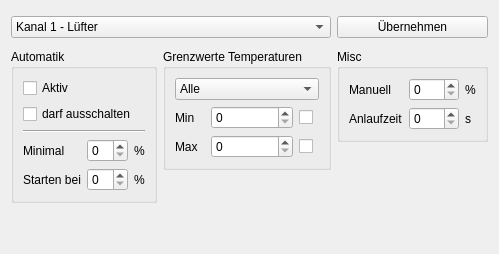
      <widget class="QWidget" name="tabKanal1">
       <attribute name="title">
        <string>Kanäle</string>
       </attribute>
       <layout class="QGridLayout" name="gridLayout_11">
        <item row="5" column="1">
         <spacer name="verticalSpacer_3">
          <property name="orientation">
           <enum>Qt::Vertical</enum>
          </property>
          <property name="sizeHint" stdset="0">
           <size>
            <width>20</width>
            <height>40</height>
           </size>
          </property>
         </spacer>
        </item>
        <item row="0" column="0" colspan="3">
         <spacer name="verticalSpacer_6">
          <property name="orientation">
           <enum>Qt::Vertical</enum>
          </property>
          <property name="sizeType">
           <enum>QSizePolicy::Fixed</enum>
          </property>
          <property name="sizeHint" stdset="0">
           <size>
            <width>5</width>
            <height>5</height>
           </size>
          </property>
         </spacer>
        </item>
        <item row="2" column="0" colspan="3">
         <spacer name="verticalSpacer_4">
          <property name="orientation">
           <enum>Qt::Vertical</enum>
          </property>
          <property name="sizeType">
           <enum>QSizePolicy::Fixed</enum>
          </property>
          <property name="sizeHint" stdset="0">
           <size>
            <width>20</width>
            <height>5</height>
           </size>
          </property>
         </spacer>
        </item>
        <item row="1" column="0" colspan="2">
         <widget class="QComboBox" name="kanalAktiv">
          <item>
           <property name="text">
            <string>Kanal 1 - Lüfter</string>
           </property>
          </item>
          <item>
           <property name="text">
            <string>Kanal 2 - Lüfter</string>
           </property>
          </item>
          <item>
           <property name="text">
            <string>Kanal 3 - Lüfter</string>
           </property>
          </item>
          <item>
           <property name="text">
            <string>Kanal 4 - Pumpe</string>
           </property>
          </item>
         </widget>
        </item>
        <item row="1" column="2">
         <widget class="QPushButton" name="kanalSpeichern">
          <property name="text">
           <string>Übernehmen</string>
          </property>
         </widget>
        </item>
        <item row="3" column="0">
         <widget class="QGroupBox" name="groupBox_8">
          <property name="title">
           <string>Automatik</string>
          </property>
          <layout class="QGridLayout" name="gridLayout_15">
           <item row="3" column="1">
            <widget class="QSpinBox" name="kanalAutoMinimal"/>
           </item>
           <item row="3" column="2">
            <widget class="QLabel" name="label_7">
             <property name="maximumSize">
              <size>
               <width>20</width>
               <height>16777215</height>
              </size>
             </property>
             <property name="text">
              <string>%</string>
             </property>
            </widget>
           </item>
           <item row="3" column="0">
            <widget class="QLabel" name="label_5">
             <property name="text">
              <string>Minimal</string>
             </property>
            </widget>
           </item>
           <item row="2" column="0" colspan="3">
            <widget class="Line" name="line">
             <property name="orientation">
              <enum>Qt::Horizontal</enum>
             </property>
            </widget>
           </item>
           <item row="1" column="0" colspan="3" alignment="Qt::AlignTop">
            <widget class="QCheckBox" name="kanalAutoCanStop">
             <property name="layoutDirection">
              <enum>Qt::LeftToRight</enum>
             </property>
             <property name="text">
              <string>darf ausschalten</string>
             </property>
            </widget>
           </item>
           <item row="0" column="0" colspan="3">
            <widget class="QCheckBox" name="kanalAutoOn">
             <property name="layoutDirection">
              <enum>Qt::LeftToRight</enum>
             </property>
             <property name="text">
              <string>Aktiv</string>
             </property>
            </widget>
           </item>
           <item row="4" column="0">
            <widget class="QLabel" name="label_6">
             <property name="text">
              <string>Starten bei</string>
             </property>
            </widget>
           </item>
           <item row="4" column="1">
            <widget class="QSpinBox" name="kanalAutoStart"/>
           </item>
           <item row="4" column="2">
            <widget class="QLabel" name="label_48">
             <property name="text">
              <string>%</string>
             </property>
            </widget>
           </item>
          </layout>
         </widget>
        </item>
        <item row="3" column="1" alignment="Qt::AlignTop">
         <widget class="QGroupBox" name="kanal1AutoBox">
          <property name="maximumSize">
           <size>
            <width>16777215</width>
            <height>16777215</height>
           </size>
          </property>
          <property name="title">
           <string>Grenzwerte Temperaturen</string>
          </property>
          <layout class="QGridLayout" name="gridLayout_14">
           <item row="2" column="0">
            <widget class="QLabel" name="label_2">
             <property name="minimumSize">
              <size>
               <width>20</width>
               <height>0</height>
              </size>
             </property>
             <property name="maximumSize">
              <size>
               <width>30</width>
               <height>16777215</height>
              </size>
             </property>
             <property name="text">
              <string>Max</string>
             </property>
            </widget>
           </item>
           <item row="2" column="3">
            <widget class="QCheckBox" name="KanalGrenzwertMaxAktiv">
             <property name="layoutDirection">
              <enum>Qt::LeftToRight</enum>
             </property>
             <property name="text">
              <string/>
             </property>
            </widget>
           </item>
           <item row="0" column="0" colspan="4">
            <widget class="QComboBox" name="kanalGrenzwert">
             <item>
              <property name="text">
               <string>Alle</string>
              </property>
             </item>
             <item>
              <property name="text">
               <string>Temperatur 1</string>
              </property>
             </item>
             <item>
              <property name="text">
               <string>Temperatur 2</string>
              </property>
             </item>
             <item>
              <property name="text">
               <string>Temperatur 3</string>
              </property>
             </item>
             <item>
              <property name="text">
               <string>Temperatur 4</string>
              </property>
             </item>
             <item>
              <property name="text">
               <string>Temperatur 5</string>
              </property>
             </item>
             <item>
              <property name="text">
               <string>Temperatur 6</string>
              </property>
             </item>
             <item>
              <property name="text">
               <string>Temperatur 7</string>
              </property>
             </item>
             <item>
              <property name="text">
               <string>Temperatur 8</string>
              </property>
             </item>
             <item>
              <property name="text">
               <string>Temperatur 9</string>
              </property>
             </item>
             <item>
              <property name="text">
               <string>Temperatur 10</string>
              </property>
             </item>
             <item>
              <property name="text">
               <string>Temperatur 11</string>
              </property>
             </item>
             <item>
              <property name="text">
               <string>Temperatur 12</string>
              </property>
             </item>
             <item>
              <property name="text">
               <string>Temperatur 13</string>
              </property>
             </item>
             <item>
              <property name="text">
               <string>Temperatur 14</string>
              </property>
             </item>
             <item>
              <property name="text">
               <string>Temperatur 15</string>
              </property>
             </item>
             <item>
              <property name="text">
               <string>Temperatur 16</string>
              </property>
             </item>
             <item>
              <property name="text">
               <string>Temperatur 17</string>
              </property>
             </item>
             <item>
              <property name="text">
               <string>Temperatur 18</string>
              </property>
             </item>
             <item>
              <property name="text">
               <string>Temperatur 19</string>
              </property>
             </item>
             <item>
              <property name="text">
               <string>Temperatur 20</string>
              </property>
             </item>
             <item>
              <property name="text">
               <string>Temperatur 21</string>
              </property>
             </item>
             <item>
              <property name="text">
               <string>Temperatur 22</string>
              </property>
             </item>
             <item>
              <property name="text">
               <string>Temperatur 23</string>
              </property>
             </item>
             <item>
              <property name="text">
               <string>Temperatur 24</string>
              </property>
             </item>
            </widget>
           </item>
           <item row="1" column="1" colspan="2">
            <widget class="QSpinBox" name="KanalGrenzwertMin">
             <property name="minimumSize">
              <size>
               <width>0</width>
               <height>0</height>
              </size>
             </property>
             <property name="maximumSize">
              <size>
               <width>16777215</width>
               <height>16777215</height>
              </size>
             </property>
             <property name="maximum">
              <number>255</number>
             </property>
            </widget>
           </item>
           <item row="2" column="1" colspan="2">
            <widget class="QSpinBox" name="KanalGrenzwertMax">
             <property name="maximum">
              <number>255</number>
             </property>
            </widget>
           </item>
           <item row="1" column="0">
            <widget class="QLabel" name="label">
             <property name="minimumSize">
              <size>
               <width>20</width>
               <height>0</height>
              </size>
             </property>
             <property name="maximumSize">
              <size>
               <width>30</width>
               <height>16777215</height>
              </size>
             </property>
             <property name="text">
              <string>Min</string>
             </property>
            </widget>
           </item>
           <item row="1" column="3">
            <widget class="QCheckBox" name="KanalGrenzwertMinAktiv">
             <property name="maximumSize">
              <size>
               <width>20</width>
               <height>16777215</height>
              </size>
             </property>
             <property name="layoutDirection">
              <enum>Qt::LeftToRight</enum>
             </property>
             <property name="text">
              <string/>
             </property>
            </widget>
           </item>
          </layout>
         </widget>
        </item>
        <item row="3" column="2" alignment="Qt::AlignTop">
         <widget class="QGroupBox" name="kanal1ModusBox">
          <property name="maximumSize">
           <size>
            <width>16777215</width>
            <height>16777215</height>
           </size>
          </property>
          <property name="title">
           <string>Misc</string>
          </property>
          <layout class="QGridLayout" name="gridLayout_13">
           <item row="0" column="1">
            <widget class="QSpinBox" name="KanalManuellPower">
             <property name="minimumSize">
              <size>
               <width>50</width>
               <height>0</height>
              </size>
             </property>
             <property name="maximum">
              <number>100</number>
             </property>
            </widget>
           </item>
           <item row="0" column="2">
            <widget class="QLabel" name="label_49">
             <property name="maximumSize">
              <size>
               <width>20</width>
               <height>16777215</height>
              </size>
             </property>
             <property name="text">
              <string>%</string>
             </property>
            </widget>
           </item>
           <item row="1" column="1">
            <widget class="QSpinBox" name="KanalStartupTime">
             <property name="minimumSize">
              <size>
               <width>50</width>
               <height>0</height>
              </size>
             </property>
             <property name="maximum">
              <number>255</number>
             </property>
            </widget>
           </item>
           <item row="1" column="0">
            <widget class="QLabel" name="label_3">
             <property name="minimumSize">
              <size>
               <width>0</width>
               <height>0</height>
              </size>
             </property>
             <property name="text">
              <string>Anlaufzeit</string>
             </property>
            </widget>
           </item>
           <item row="0" column="0">
            <widget class="QLabel" name="label_4">
             <property name="text">
              <string>Manuell</string>
             </property>
            </widget>
           </item>
           <item row="1" column="2">
            <widget class="QLabel" name="label_50">
             <property name="text">
              <string>s</string>
             </property>
            </widget>
           </item>
          </layout>
         </widget>
        </item>
       </layout>
      </widget>
